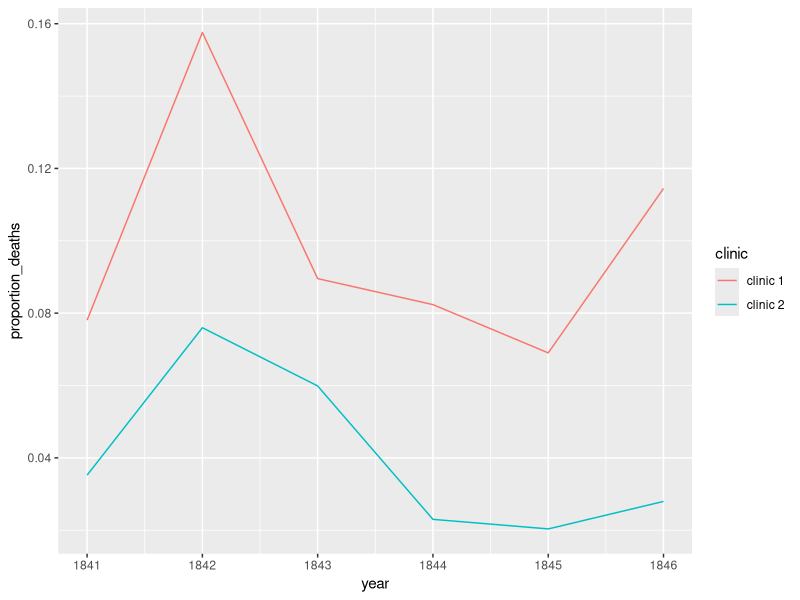
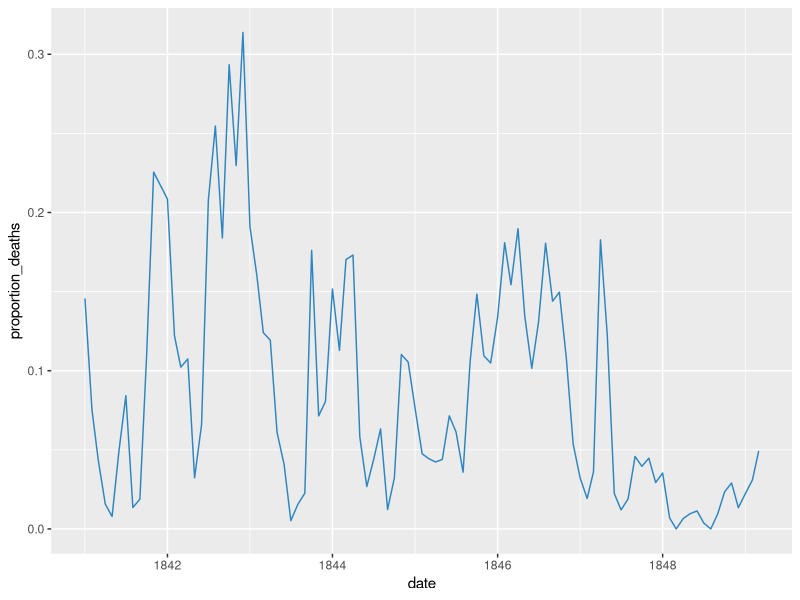
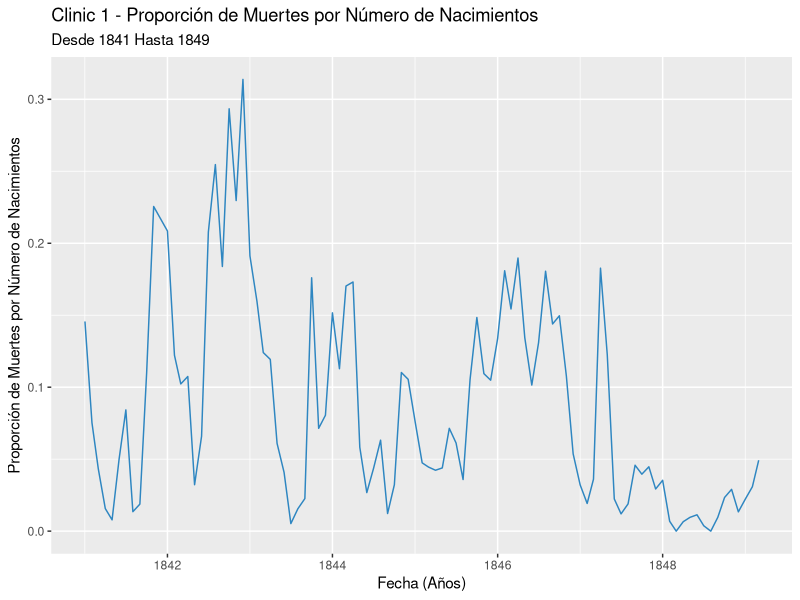
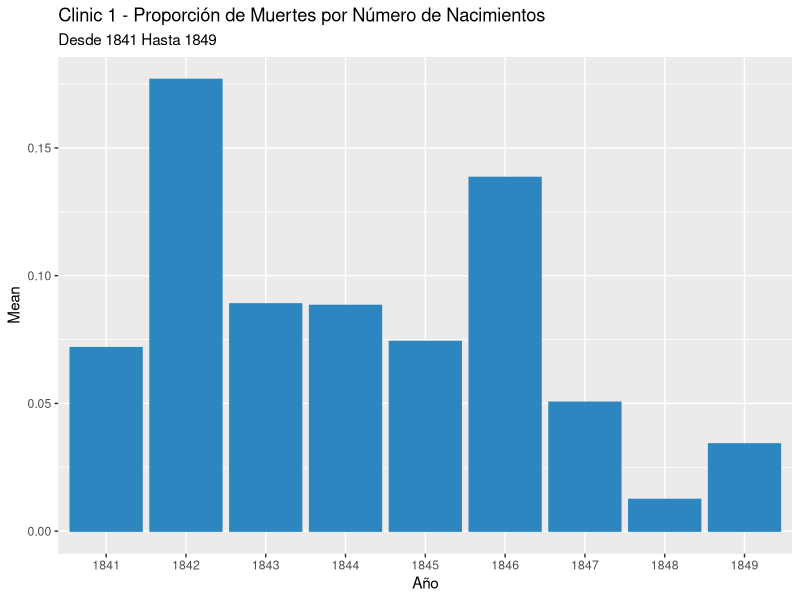
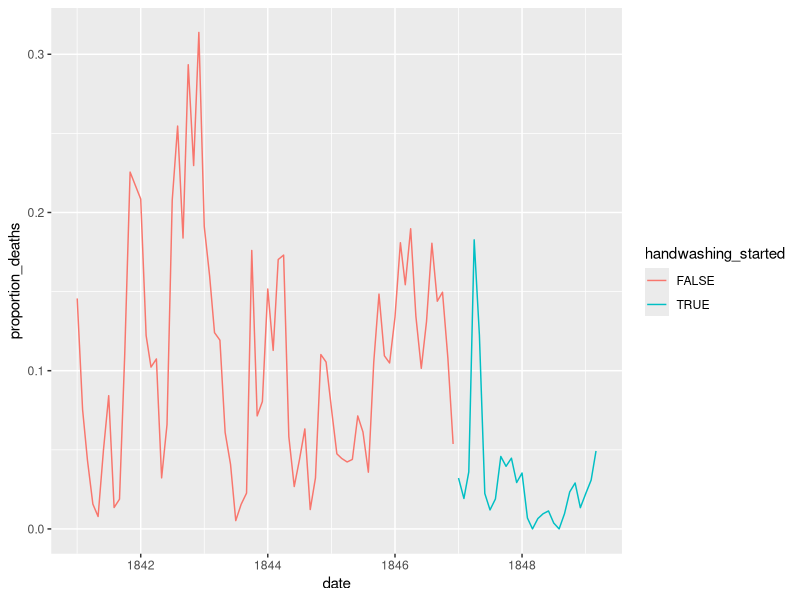
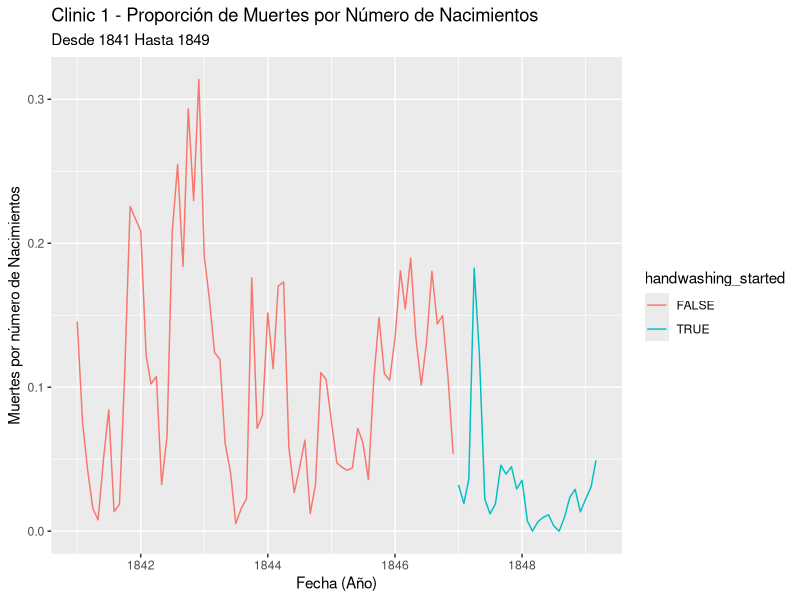

Reproduce these figures in R, in order.
## ---- chunk 1
library(tidyverse)
## ---- chunk 2
yearly <- read_csv("./files/deaths_handwashing.csv",show_col_types = FALSE)
## ---- chunk 3
print(yearly)
## ---- chunk 4
yearly <- mutate(yearly, proportion_deaths = deaths / births)

## ---- chunk 5
print(yearly)
## ---- chunk 6
ggplot(yearly, aes(x=year, y=proportion_deaths, group=clinic, color=clinic)) + geom_line()
## ---- chunk 7
monthly <- read_csv("./files/deaths_clinic_1.csv",show_col_types = FALSE)
## ---- chunk 8
monthly <- mutate(monthly, proportion_deaths = deaths / births)
## ---- chunk 9
print(head(monthly,n=10))
## ---- chunk 10
ggplot(monthly, aes(x=date, y=proportion_deaths, color="Clinic 1"))+geom_line(colour="#2E86C1")
## ---- chunk 11
ggplot(monthly, aes(x=date, y=proportion_deaths, color="Clinic 1"))+geom_line(colour="#2E86C1") +
labs(title="Clinic 1 - Proporción de Muertes por Número de Nacimientos", subtitle = "Desde 1841 Hasta 1849", x="Fecha (Años)",
            y="Proporción de Muertes por Número de Nacimientos")
## ---- chunk 12
death_by_year <- monthly%>%group_by(format(as.Date(date, format="%d/%m/%Y"),"%Y"))%>%summarise(Mean = mean(proportion_deaths))
names(death_by_year)[1] = "Year"
## ---- chunk 13
ggplot(death_by_year, aes(x=Year,y=Mean)) + geom_bar(stat='identity',colour="#2E86C1", fill = "#2E86C1") +
       labs(title="Clinic 1 - Proporción de Muertes por Número de Nacimientos", subtitle = "Desde 1841 Hasta 1849", x="Año", y="Mean")
## ---- chunk 14
monthly <- mutate(monthly, handwashing_started = format(as.Date(date, format="%d/%m/%Y"),"%Y")>=1847)
print(monthly)
## ---- chunk 15
ggplot(monthly, aes(x=date,y=proportion_deaths,color=handwashing_started))+geom_line()
## ---- chunk 16
ggplot(monthly, aes(x=date,y=proportion_deaths,color=handwashing_started))+geom_line() +
labs(title="Clinic 1 - Proporción de Muertes por Número de Nacimientos", subtitle = "Desde 1841 Hasta 1849", 
            x="Fecha (Año)", y="Muertes por número de Nacimientos")
## ---- chunk 17
month_summary <- monthly%>%group_by(handwashing_started)%>%summarise(Mean = mean(proportion_deaths))
print(month_summary)
## ---- chunk 18

t.test(proportion_deaths ~ handwashing_started,
       data = monthly,
       var.equal   = TRUE,
       conf.level  = 0.95)

#t = valor del estadistico de prueba
#df = grados de libertad
#p-value = significancia de la prueba
# p-value < 0.05 se rechaza la hipotesis y se confirma
# que desde que inicio el lavado de manos disminuyo el número de muertes
